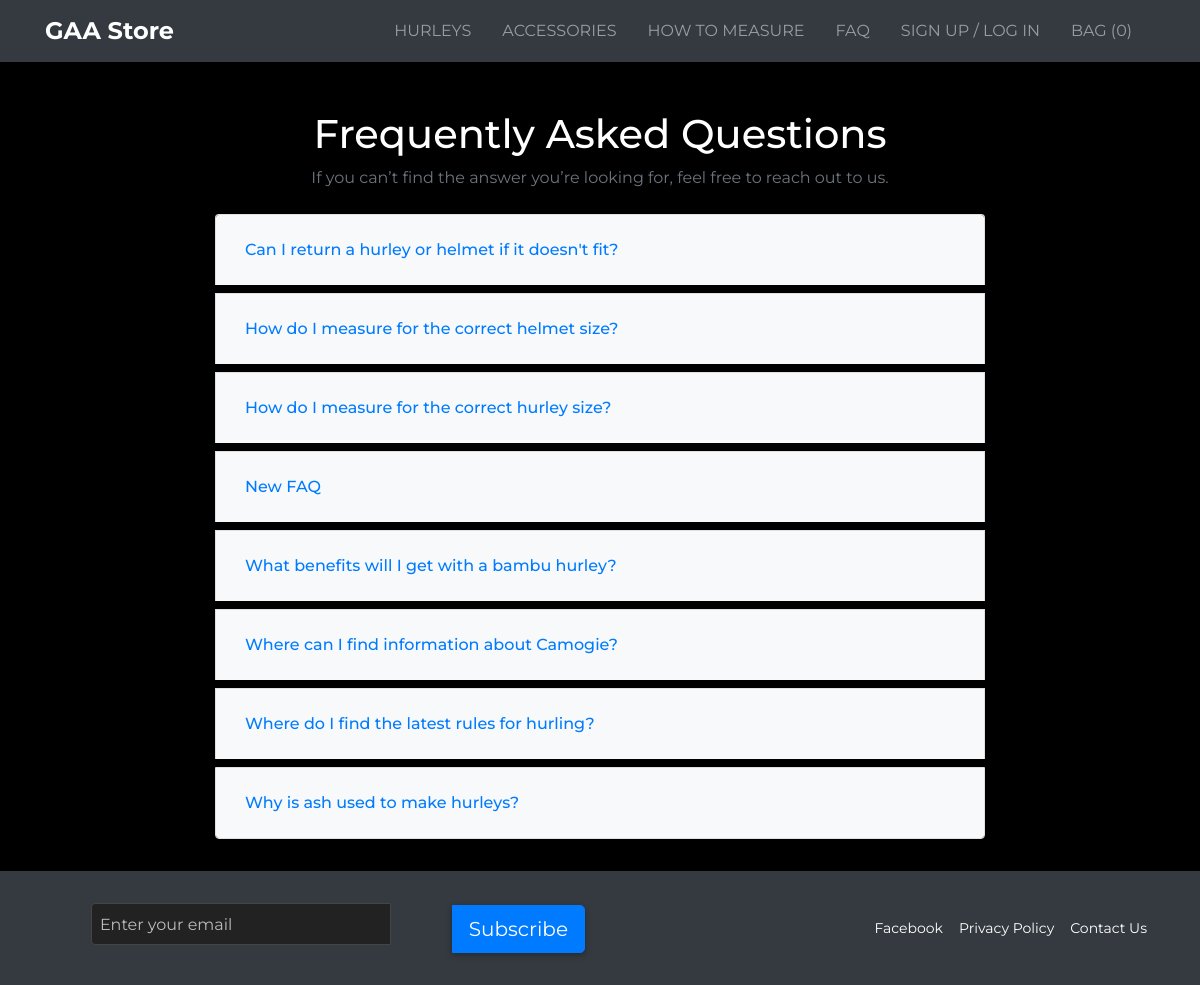
Screenshot of /faq/ with the database file from the repository.
### core/models.py (models this page shows, shortened)
class FAQ(models.Model):
    question = models.CharField(max_length=200)
    answer = models.TextField()
    sort_order = models.PositiveSmallIntegerField(
        default=0,
        help_text="Lower numbers appear first"
    )
    class Meta:
        ordering = ["sort_order", "question"]
        verbose_name = "FAQ"
        verbose_name_plural = "FAQs"

### core/views.py (the view)
# urls.py: path("", FaqListView.as_view(), name="faq_list"),
class FaqListView(ListView):
    model = FAQ
    template_name = "core/faq_list.html"
    context_object_name = "faqs"

### bag/context_processors.py (called while the page is built, shortened)
def bag_contents(request):
    bag_items = []
    total = 0
    product_count = 0
    bag = request.session.get('bag', {})
    if total < settings.FREE_DELIVERY_THRESHOLD:
        delivery = total * Decimal(settings.STANDARD_DELIVERY_PERCENTAGE / 100)
        free_delivery_delta = settings.FREE_DELIVERY_THRESHOLD - total
    else:
        delivery = 0
        free_delivery_delta = 0
    grand_total = total + delivery
    return {
        'bag_items': bag_items,
        'total': total,
        'product_count': product_count,
        'delivery': delivery,
        'free_delivery_delta': free_delivery_delta,
        'free_delivery_threshold': settings.FREE_DELIVERY_THRESHOLD,
        'grand_total': grand_total,
    }

def bag_count(request):
    bag = request.session.get('bag', {})
    count = sum(item.get('quantity', 0) for item in bag.values())
    return {'bag_count': count}

### core/templates/core/faq_list.html (shortened to what this page needs)
{% extends "base.html" %}
{% load static %}
{% block extra_css %}
  <link rel="stylesheet" href="{% static 'core/css/faq.css' %}">
{% endblock %}
{% block content %}
  <div class="container mt-5">
    <h1 class="text-center">Frequently Asked Questions</h1>
    <p class="text-center text-muted mb-4">
      If you can’t find the answer you’re looking for, feel free to reach out to us.
    </p>
    <div class="accordion" id="faqAccordion">
      {% for faq in faqs %}
        <div class="card mb-2">
          <div class="card-header d-flex justify-content-between align-items-center"
               id="heading{{ faq.pk }}">
            <h5 class="mb-0 flex-grow-1">
              <button class="btn btn-link text-left w-100" type="button"
                      data-toggle="collapse"
                      data-target="#collapse{{ faq.pk }}"
                      aria-expanded="false"
                      aria-controls="collapse{{ faq.pk }}">
                {{ faq.question }}
              </button>
            </h5>
          </div>
        </div>
      {% empty %}
        <p class="text-muted">No FAQs have been added yet.</p>
      {% endfor %}
    </div>
  </div>
{% endblock %}

### static/css/base.css (style rules this page uses)
html, body { height: 100%; margin: 0; padding: 0; }
body { font-family: 'Montserrat', sans-serif; background-color: #000; color: #fff; margin: 0; padding: 0; display: flex; flex-direction: column; min-height: 100vh; }

### core/static/core/css/faq.css (style rules this page uses)
.accordion .card { border: 1px solid #e0e0e0; border-radius: 4px; overflow: hidden; transition: border-color 0.2s ease; }
.accordion .card + .card { margin-top: 0.5rem; }
.accordion .card-header { background-color: #f8f9fa; border-bottom: 1px solid #e0e0e0; transition: background-color 0.2s ease, border-bottom-color 0.2s ease; }
.accordion .btn-link { color: #007bff; font-weight: 500; text-decoration: none; width: 100%; text-align: left; }
.container.mt-5 { max-width: 800px; }
.card { border: 1px solid #e0e0e0; border-radius: 4px; overflow: hidden; transition: border-color 0.2s ease, box-shadow 0.2s ease; }
.card-header { background-color: #f8f9fa; border-bottom: 1px solid #e0e0e0; padding: 1rem; text-align: center; }

### rows the page displays
FAQ: question "Can I return a hurley or helmet if it doesn't fit?"
FAQ: question "How do I measure for the correct helmet size?"
FAQ: question "How do I measure for the correct hurley size?"
FAQ: question "New FAQ"
FAQ: question "What benefits will I get with a bambu hurley?"
FAQ: question "Where can I find information about Camogie?"
FAQ: question "Where do I find the latest rules for hurling?"
FAQ: question "Why is ash used to make hurleys?"

### other values shown
{{ bag_count }} "0"
